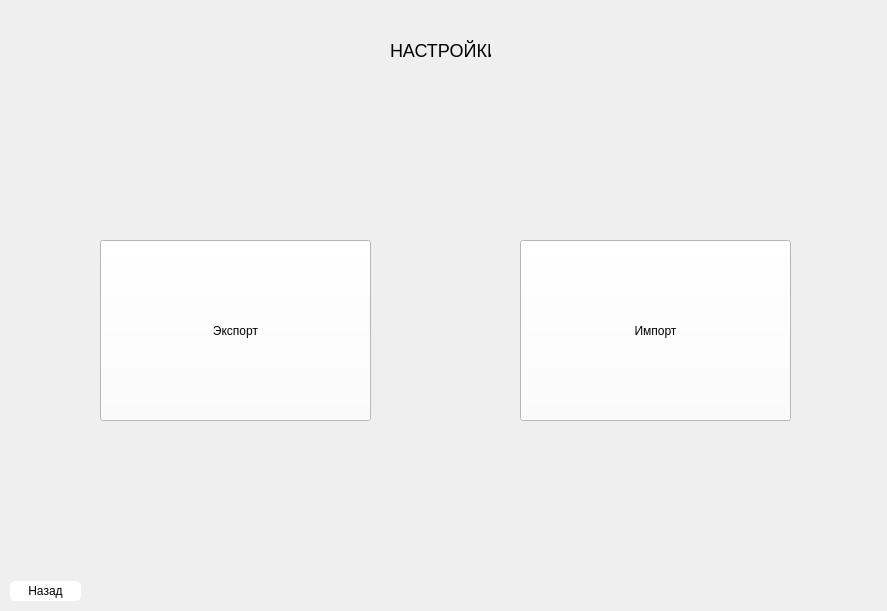
<?xml version="1.0" encoding="UTF-8"?>
<ui version="4.0">
 <class>Form</class>
 <widget class="QWidget" name="Form">
  <property name="geometry">
   <rect>
    <x>0</x>
    <y>0</y>
    <width>887</width>
    <height>611</height>
   </rect>
  </property>
  <property name="windowTitle">
   <string>Добавление книги</string>
  </property>
  <property name="styleSheet">
   <string notr="true"/>
  </property>
  <widget class="QLabel" name="SettingsName">
   <property name="geometry">
    <rect>
     <x>390</x>
     <y>40</y>
     <width>101</width>
     <height>21</height>
    </rect>
   </property>
   <property name="styleSheet">
    <string notr="true">font-size: 18px; </string>
   </property>
   <property name="text">
    <string>НАСТРОЙКИ</string>
   </property>
  </widget>
  <widget class="QPushButton" name="Import">
   <property name="geometry">
    <rect>
     <x>520</x>
     <y>240</y>
     <width>271</width>
     <height>181</height>
    </rect>
   </property>
   <property name="styleSheet">
    <string notr="true">background: rgb(255, 255, 255);</string>
   </property>
   <property name="text">
    <string>Импорт</string>
   </property>
  </widget>
  <widget class="QPushButton" name="BackToMainButton">
   <property name="geometry">
    <rect>
     <x>10</x>
     <y>581</y>
     <width>71</width>
     <height>20</height>
    </rect>
   </property>
   <property name="styleSheet">
    <string notr="true">font-size: 12px;  background: rgb(255, 255, 255); border-radius: 5px;</string>
   </property>
   <property name="text">
    <string>Назад</string>
   </property>
  </widget>
  <widget class="QPushButton" name="Export">
   <property name="geometry">
    <rect>
     <x>100</x>
     <y>240</y>
     <width>271</width>
     <height>181</height>
    </rect>
   </property>
   <property name="styleSheet">
    <string notr="true">background: rgb(255, 255, 255);</string>
   </property>
   <property name="text">
    <string>Экспорт</string>
   </property>
  </widget>
 </widget>
 <resources/>
 <connections/>
</ui>
